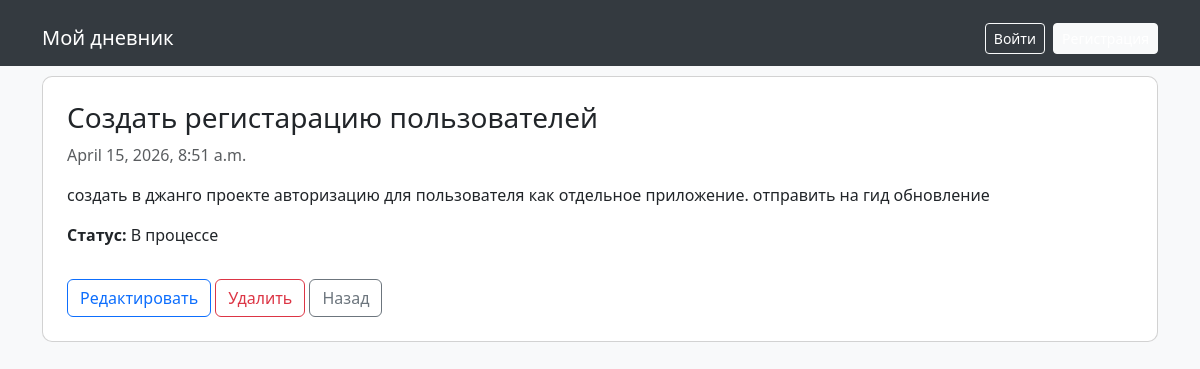
/1/, run on the app's committed database.
### entries/models.py (models this page shows, shortened)
class Entry(models.Model):
    STATUS_CHOICES = [
        ("new", "Новая"),
        ("progress", "В процессе"),
        ("done", "Завершена"),
    ]
    user = models.ForeignKey(User, on_delete=models.CASCADE)
    title = models.CharField(max_length=200)
    content = models.TextField()
    date_created = models.DateTimeField(default=timezone.now)
    time_limit = models.DateTimeField(null=True, blank=True)
    status = models.CharField(
        max_length=20,
        choices=STATUS_CHOICES,
        default = "new",
    )
    is_deleted = models.BooleanField(default=False)
    class Meta:
        verbose_name_plural = 'Entries'

### entries/views.py (the view)
# urls.py: path("<int:pk>/", EntryDetailView.as_view(), name="entry_detail"),
class EntryDetailView(DetailView):
    model = Entry
    template_name = "entries/entry_detail.html"
    context_object_name = "entry"
    def get_queryset(self):
        return Entry.objects.filter(is_deleted=False)

### entries/templates/entries/entry_detail.html (shortened to what this page needs)
{% extends 'base.html' %}
{% block content %}
<div class="card p-4">
    <h3>{{ entry.title }}</h3>
    <p class="text-muted">
        {{ entry.date_created }}
    </p>
    <p>{{ entry.content }}</p>
    <p>
        <strong>Статус:</strong> {{ entry.get_status_display }}
    </p>
    <div class="mt-3">
        <a href="{% url 'entry_edit' entry.id %}" class="btn btn-outline-primary">Редактировать</a>
        <a href="{% url 'entry_delete' entry.id %}" class="btn btn-outline-danger">Удалить</a>
        <a href="{% url 'entry_list' %}" class="btn btn-outline-secondary">Назад</a>
    </div>
</div>
{% endblock %}

### entries/templates/base.html (style rules this page uses)
body { background-color: #f8f9fa; }
.card { border-radius: 10px; }

### data on the page
Entry: title "Создать регистарацию пользователей", date_created "April 15, 2026, 8:51 a.m.", content "создать в джанго проекте авторизацию для пользователя как отдельное приложение. отправить на гид обновление", status "В процессе"
